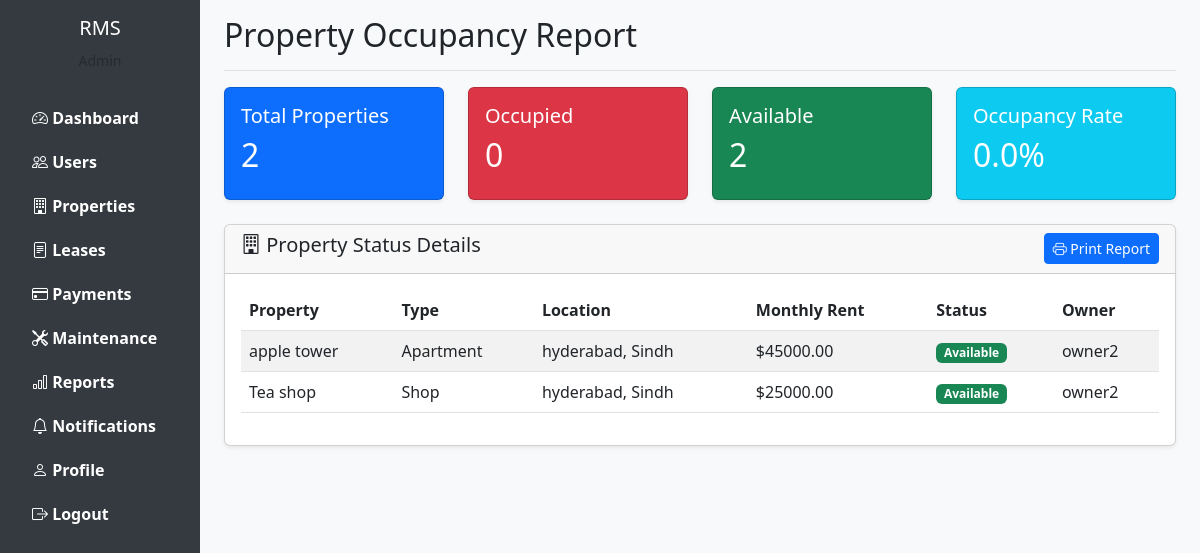
Screenshot of /reports/occupancy (signed in) with the database file from the repository.
### models.py (models this page shows, shortened)
class Property(db.Model):
    __tablename__ = 'properties'
    id = db.Column(db.Integer, primary_key=True)
    owner_id = db.Column(db.Integer, db.ForeignKey('users.id'), nullable=False)
    property_type = db.Column(db.String(50), nullable=False)
    title = db.Column(db.String(200), nullable=False)
    address = db.Column(db.Text, nullable=False)
    city = db.Column(db.String(100))
    state = db.Column(db.String(100))
    zip_code = db.Column(db.String(20))
    bedrooms = db.Column(db.Integer)
    bathrooms = db.Column(db.Integer)
    area_sqft = db.Column(db.Float)
    rent_amount = db.Column(db.Float, nullable=False)
    security_deposit = db.Column(db.Float)
    description = db.Column(db.Text)
    amenities = db.Column(db.Text)
    availability_status = db.Column(db.String(20), default='available')
    image_path = db.Column(db.String(255))
    created_at = db.Column(db.DateTime, default=datetime.utcnow)
    updated_at = db.Column(db.DateTime, default=datetime.utcnow, onupdate=datetime.utcnow)
    leases = db.relationship('Lease', backref='property', lazy=True)
    maintenance_requests = db.relationship('MaintenanceRequest', backref='property', lazy=True)

class User(UserMixin, db.Model):
    __tablename__ = 'users'
    id = db.Column(db.Integer, primary_key=True)
    username = db.Column(db.String(80), unique=True, nullable=False)
    email = db.Column(db.String(120), unique=True, nullable=False)
    password_hash = db.Column(db.String(255), nullable=False)
    full_name = db.Column(db.String(120), nullable=False)
    phone = db.Column(db.String(20))
    address = db.Column(db.Text)
    role = db.Column(db.String(20), nullable=False)
    is_active = db.Column(db.Boolean, default=True)
    created_at = db.Column(db.DateTime, default=datetime.utcnow)
    updated_at = db.Column(db.DateTime, default=datetime.utcnow, onupdate=datetime.utcnow)
    properties = db.relationship('Property', backref='owner', lazy=True, foreign_keys='Property.owner_id')
    leases_as_tenant = db.relationship('Lease', backref='tenant', lazy=True, foreign_keys='Lease.tenant_id')
    payments = db.relationship('Payment', backref='payer', lazy=True)
    maintenance_requests = db.relationship('MaintenanceRequest', backref='requester', lazy=True, foreign_keys='MaintenanceRequest.tenant_id')
    assigned_maintenance = db.relationship('MaintenanceRequest', backref='assigned_staff', lazy=True, foreign_keys='MaintenanceRequest.staff_id')
    notifications = db.relationship('Notification', backref='user', lazy=True)

### routes.py (the view)
@current_app.route('/reports/occupancy')
@login_required
@role_required('admin', 'owner')
def occupancy_report():
    if current_user.role == 'owner':
        properties = Property.query.filter_by(owner_id=current_user.id).all()
    else:
        properties = Property.query.all()
    total_properties = len(properties)
    occupied = sum(1 for p in properties if p.availability_status == 'occupied')
    available = sum(1 for p in properties if p.availability_status == 'available')
    occupancy_rate = (occupied / total_properties * 100) if total_properties > 0 else 0
    return render_template('reports/occupancy.html',
                         properties=properties,
                         total_properties=total_properties,
                         occupied=occupied,
                         available=available,
                         occupancy_rate=occupancy_rate)

### app.py (called while the page is built)
def create_app():
    app = Flask(__name__)
    app.config['SECRET_KEY'] = 'your-secret-key-change-in-production'
    app.config['SQLALCHEMY_DATABASE_URI'] = 'sqlite:///rental_management.db'
    app.config['SQLALCHEMY_TRACK_MODIFICATIONS'] = False
    app.config['UPLOAD_FOLDER'] = 'static/uploads'
    os.makedirs(app.config['UPLOAD_FOLDER'], exist_ok=True)
    db.init_app(app)
    login_manager.init_app(app)
    migrate.init_app(app, db)
    login_manager.login_view = 'login'
    login_manager.login_message = 'Please log in to access this page.'
    with app.app_context():
        from models import User
        @login_manager.user_loader
        def load_user(user_id):
            return User.query.get(int(user_id))
        import routes
        db.create_all()
    return app

### routes.py (called while the page is built)
def role_required(*roles):
    def decorator(f):
        @wraps(f)
        def decorated_function(*args, **kwargs):
            if not current_user.is_authenticated or current_user.role not in roles:
                flash('You do not have permission to access this page.', 'danger')
                return redirect(url_for('dashboard'))
            return f(*args, **kwargs)
        return decorated_function
    return decorator

### templates/reports/occupancy.html (shortened to what this page needs)
{% extends "base.html" %}
{% block page_title %}Property Occupancy Report{% endblock %}
{% block content %}
<div class="row mb-4">
    <div class="col-md-3">
        <div class="card text-white bg-primary">
            <div class="card-body">
                <h5 class="card-title">Total Properties</h5>
                <h2>{{ total_properties }}</h2>
            </div>
        </div>
    </div>
    <div class="col-md-3">
        <div class="card text-white bg-danger">
            <div class="card-body">
                <h5 class="card-title">Occupied</h5>
                <h2>{{ occupied }}</h2>
            </div>
        </div>
    </div>
    <div class="col-md-3">
        <div class="card text-white bg-success">
            <div class="card-body">
                <h5 class="card-title">Available</h5>
                <h2>{{ available }}</h2>
            </div>
        </div>
    </div>
    <div class="col-md-3">
        <div class="card text-white bg-info">
            <div class="card-body">
                <h5 class="card-title">Occupancy Rate</h5>
                <h2>{{ "%.1f"|format(occupancy_rate) }}%</h2>
            </div>
        </div>
    </div>
</div>
<div class="card">
    <div class="card-header d-flex justify-content-between align-items-center">
        <h5><i class="bi bi-building"></i> Property Status Details</h5>
        <button onclick="window.print()" class="btn btn-sm btn-primary">
            <i class="bi bi-printer"></i> Print Report
        </button>
    </div>
    <div class="card-body">
        <div class="table-responsive">
            <table class="table table-striped">
                <thead>
                    <tr>
                        <th>Property</th>
                        <th>Type</th>
                        <th>Location</th>
                        <th>Monthly Rent</th>
                        <th>Status</th>
                        <th>Owner</th>
                    </tr>
                </thead>
                <tbody>
                    {% for property in properties %}
                    <tr>
                        <td>{{ property.title }}</td>
                        <td>{{ property.property_type }}</td>
                        <td>{{ property.city }}, {{ property.state }}</td>
                        <td>${{ "%.2f"|format(property.rent_amount) }}</td>
                        <td>
                            <span class="badge bg-{{ 'success' if property.availability_status == 'available' else 'danger' if property.availability_status == 'occupied' else 'warning' }}">
                                {{ property.availability_status|title }}
                            </span>
                        </td>
                        <td>{{ property.owner.full_name }}</td>
                    </tr>
                    {% endfor %}
                </tbody>
            </table>
        </div>
    </div>
</div>
{% endblock %}

### templates/base.html (style rules this page uses)
body { min-height: 100vh; background-color: #f8f9fa; }
.card { box-shadow: 0 0.125rem 0.25rem rgba(0,0,0,0.075); }

### rows the page displays
Property: title "apple tower", property_type "Apartment", city "hyderabad", state "Sindh", rent_amount "45000.00", availability_status "Available", owner.full_name "owner2"
Property: title "Tea shop", property_type "Shop", city "hyderabad", state "Sindh", rent_amount "25000.00", availability_status "Available", owner.full_name "owner2"

### other values shown
{{ total_properties }} "2"
{{ occupied }} "0"
{{ available }} "2"
{{ "%.1f"|format(occupancy_rate) }} "0.0"
